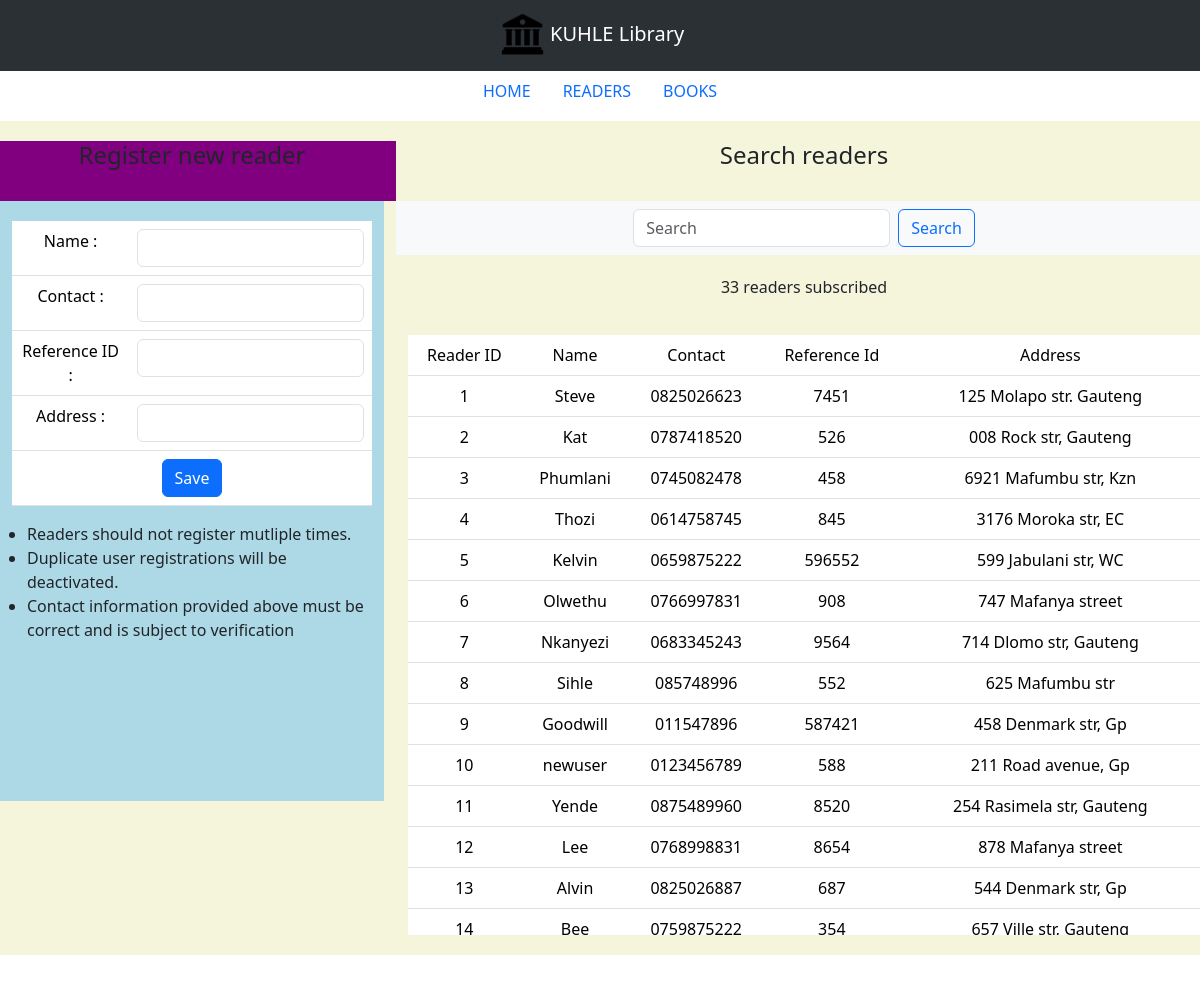
Before: /readers with the older database file.
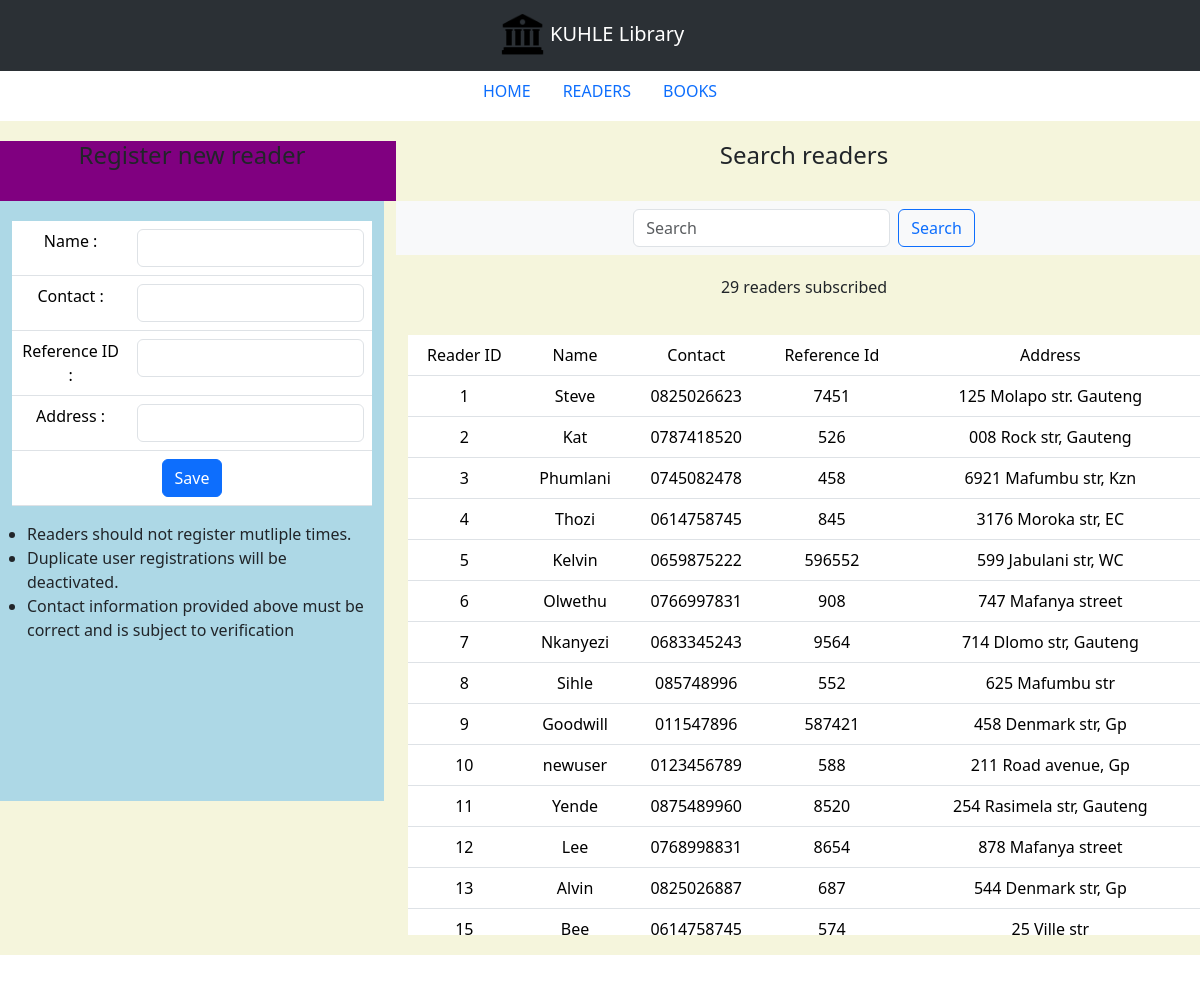
After: the same page with the newer database file.
### lims_app/models.py (models this page shows, shortened)
class reader(models.Model):
    reference_id = models.CharField(max_length=200)
    reader_name = models.CharField(max_length=200)
    reader_contact = models.CharField(max_length=200)
    reader_address = models.TextField()
    active = models.BooleanField(default=True)

### lims_app/views.py (the view)
# urls.py: path("readers",readers_tab),
def readers_tab(request):
    if request.method=="GET":
        readers= reader.objects.all()
        return render(request, "readers.html", context={"current_tab:": "readers", "readers":readers})
    else:
        query = request.POST["query"]
        readers = reader.objects.raw("select * from lims_app_reader where reader_name like '%"+query+"%'")
        return render(request, "readers.html", context={"current_tab:": "readers", "readers":readers, "query":query})

### lims_app/templates/readers.html (shortened to what this page needs)
<!DOCTYPE html>
{% extends "index.html" %}
{% load static %}
{% block main_content %}
<div class="container-flex text-center" style="background-color: beige; padding-bottom: 20px; margin-top: 10px; vertical-align: middle; padding-top: 10px;">
    <div class="row justify-content-center" style="margin-top: 10px ; height: 60px;">
        <div class="col-md-4" style="background-color: purple;">
            <h4>
                Register new reader
            </h4>
        </div>
        <div class="col-md-8">
            <h4>
                Search readers
            </h4>
        </div>
    </div>
    <div class="row">
        <div class="col-md-4">
            <div class="container" style="overflow-y: auto; height: 600px; background-color: lightblue;">
                <form class="d-flex" hx-post="/readers/add" hx-target="#response"  hx-swap="beforeend">
                    <table class="table" style="margin-top: 20px;">
                        <tbody>
                            <tr>
                                <td>
                                    <label>Name : </label>
                                </td>
                                <td>
                                    <input class="form-control" type="text" name="reader_name">
                                </td>
                            </tr>
                            <tr>
                                <td>
                                    <label>Contact :</label>
                                </td>
                                <td>
                                    <input class="form-control" type="text" name="reader_contact">
                                </td>
                            </tr>
                            <tr>
                                <td>
                                    <label>Reference ID :</label>
                                </td>
                                <td>
                                    <input class="form-control" type="text" name="reference_id">
                                </td>
                            </tr>
                            <tr>
                                <td>
                                    <label>Address :</label>
                                </td>
                                <td>
                                    <input class="form-control" type="text" name="reader_address">
                                </td>
                            </tr>
                            <tr>
                                <td colspan="2">
                                    <button  class="btn btn-primary" type="submit">
                                        Save
                                    </button>
                                </td>
                            </tr>
                        </tbody>
                    </table>
                </form>
                <ul style="text-align: left; vertical-align: middle; padding-left: 15px;">
                    <li>Readers should not register mutliple times.</li>
                    <li>Duplicate user registrations will be deactivated.</li>
                    <li>Contact information provided above must be correct and is subject to verification</li>
                </ul>
            </div>
        </div>
        <div class="col-md-8">
            <div class="row">
                <nav class="navbar navbar-expand-lg bg-body-tertiary">
                    <div class="container-fluid justify-content-center align-items-center">
                        <form class="d-flex" role="search" action="/readers" method="POST">
                            <input class="form-control me-2" type="search" placeholder="Search" aria-label="Search" name="query" value="{{query}}">
                            <button class="btn btn-outline-primary" type="submit">Search</button>
                        </form>
                    </div>
                </nav>
            </div>
            <div class="row" style="margin-top: 20px;">
                <p>{{readers|length}} readers subscribed</p>
            </div>
            <div class="row" style="margin-top: 20px;">
                <div class="container" style="overflow-y: auto; height: 600px;" >
                    <table class="table table-hover">
                        <thead>
                            <tr>
                                <td>Reader ID</td>
                                <td>Name</td>
                                <td>Contact</td>
                                <td>Reference Id</td>
                                <td>Address</td>
                            </tr>
                        </thead>
                        <tbody id="response">
                            {% for reader in readers %}
                                <tr>
                                    <td>
                                        {{ reader.id }}
                                    </td>
                                    <td>
                                        {{ reader.reader_name }}
                                    </td>
                                    <td>
                                        {{ reader.reader_contact }}
                                    </td>
                                    <td>
                                        {{ reader.reference_id }}
                                    </td>
                                    <td>
                                        {{ reader.reader_address }}
                                    </td>
                                </tr>
                            {% endfor %}
                        </tbody>
                    </table>
                </div>
            </div>
        </div>
    </div>
</div>
{% endblock main_content %}

### lims_app/templates/index.html (shortened to what this page needs)
<!DOCTYPE html>
{% load static %}
<html lang="en">
<head>
    <link href="https://cdn.jsdelivr.net/npm/bootstrap@5.3.3/dist/css/bootstrap.min.css" rel="stylesheet"
>
</head>
<body>
    <nav class="navbar bg-body-tertiary navbar bg-primary" data-bs-theme="dark">
        <div class="container-fluid justify-content-center">
            <span class="navbar-brand mb-0 h1">
                <img src="{% static '/library_2.icon.png' %}" alt="LIMS" height="45">
                KUHLE Library
            </span>
        </div>
    </nav>
    <div class="container-fluid">
        <ul class="nav justify-content-center">
            <li class="nav-item">
                {% if current_tab == "home" %}
                    <a class="nav-link active" aria-current="page" href="/home">HOME</a>
                {% else%}
                    <a class="nav-link" aria-current="page" href="/home">HOME</a>
                {% endif%}
            </li>
            <li class="nav-item">
                {% if current_tab == "readers" %}
                    <a class="nav-link active" aria-current="page" href="/readers">READERS
                {% else%}
                    <a class="nav-link" aria-current="page" href="/readers">READERS</a>
                {% endif%}
            </li>
            <li>
                {% if current_tab == "books" %}
                    <a class="nav-link active" aria-current="page" href="/books">BOOKS</a>
                {% else%}
                    <a class="nav-link" aria-current="page" href="/books">BOOKS</a>
                {% endif%}
            </li>
        </ul>
    </div>
    {% block main_content %}
    {% endblock main_content%}
    </body>
</body>
</html>

Changed rows visible on the page:
removed reader: id "14", reader_name "Bee", reader_contact "0759875222", reference_id "354", reader_address "657 Ville str, Gauteng"
now on this page (row unchanged): reader: id "15", reader_name "Bee", reader_contact "0614758745", reference_id "574", reader_address "25 Ville str"
Other visible differences:
{{ readers|length }}: "33" → "29"
